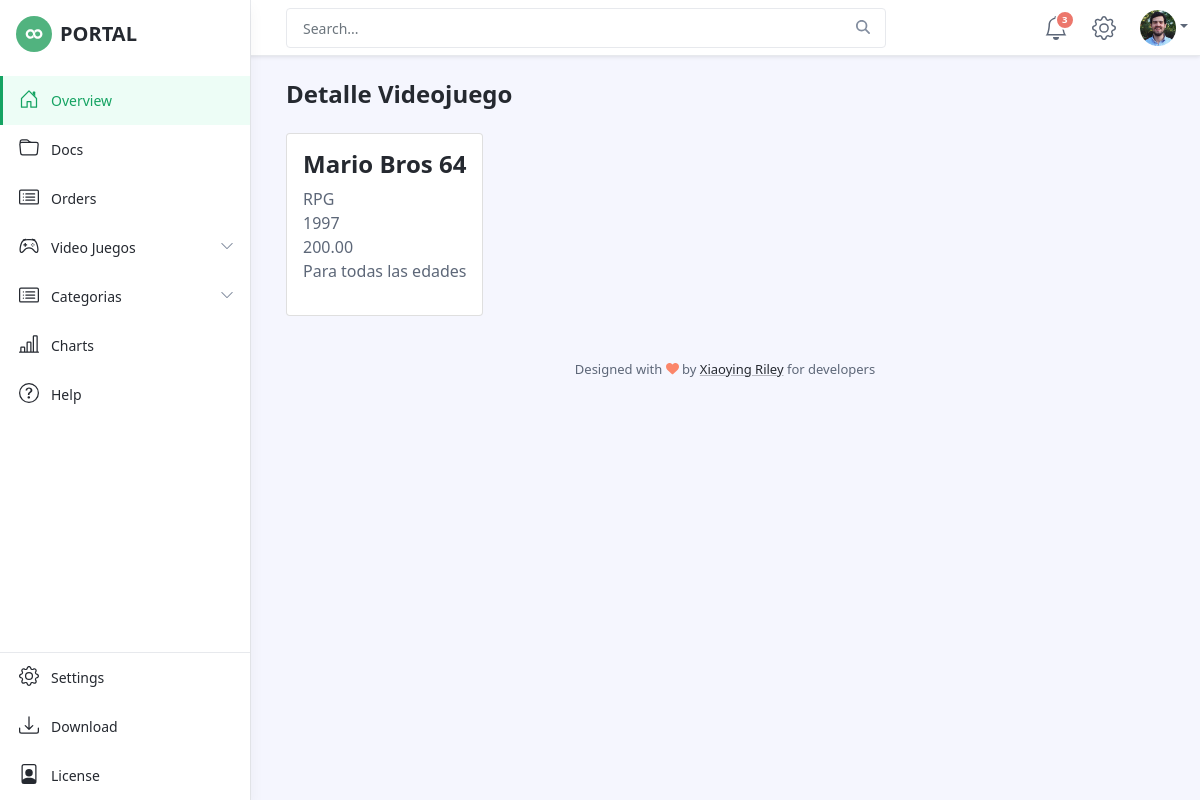
/videojuegos/detalles/2, run on the app's committed database.
### videojuego/models.py (models this page shows, shortened)
class Videojuego(models.Model):
    titulo = models.CharField('Titulo', max_length=50, unique=True)
    anio = models.IntegerField('Año')
    categoria = models.ForeignKey("videojuego.Categoria", verbose_name='categoria', on_delete=models.CASCADE)
    precio = models.DecimalField(max_digits=5, decimal_places=2)
    descripcion = models.CharField('Descripción',max_length=250, null=True, blank=True)

class Categoria(models.Model):
    nombre = models.CharField(max_length=50)
    def __str__(self):
        return self.nombre

### videojuego/views.py (the view)
class VideojuegoDetalle(DetailView):
    model = Videojuego

### videojuego/templates/videojuego/videojuego_detail.html (shortened to what this page needs)
{% extends 'base2.html' %}
{% block contenido %}
<h1 class="app-page-title">Detalle Videojuego</h1>
    <div class="card d-inline-flex">
        <div class="card-body">
            <h4 class="card-title">{{object.titulo}}</h1>
            <p>{{object.categoria}}<br>
                {{object.anio}}<br>
                {{object.precio}}<br>
                {% if object.descripcion %}
                    {{object.descripcion}}<br>
                {% endif %}
            </p>
        </div>
    </div>
{% endblock contenido %}

### data on the page
Videojuego: titulo "Mario Bros 64", categoria "RPG", anio "1997", precio "200.00", descripcion "Para todas las edades"
